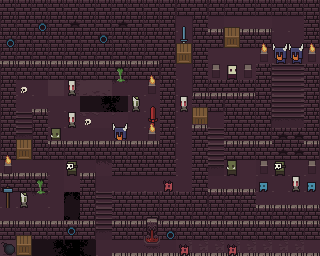

A level layout from a 2D game, rendered from its tile map. Below: a short description, then the map file with tile-grid data replaced by summaries:
An orthogonal 20x16 tile map with 16x16 px tiles, 8 tile layers (Tile Layer 1, Tile Layer 2, Tile Layer 4, Tile Layer 3, ...) and 24 objects (24x static).

<map version="1.0" tiledversion="1.1.6" orientation="orthogonal" renderorder="right-down" width="20" height="16" tilewidth="16" tileheight="16" infinite="0" nextobjectid="95">
 <properties>
  <property name="Scale" type="float" value="3.75" />
 </properties>
 <tileset firstgid="1" source="../Tileset/0x72_16x16DungeonTileset.v1.tsx" />
 <layer name="Tile Layer 1" width="20" height="16">
  <data>[320 cells, 82 non-empty, 10 distinct tile ids]</data>
 </layer>
 <layer name="Tile Layer 2" width="20" height="16">
  <data>[320 cells, 99 non-empty, 12 distinct tile ids]</data>
 </layer>
 <layer name="Tile Layer 4" width="20" height="16">
  <data>[320 cells, 99 non-empty, 29 distinct tile ids]</data>
 </layer>
 <layer name="Tile Layer 3" width="20" height="16">
  <data>[320 cells, 74 non-empty, 20 distinct tile ids]</data>
 </layer>
 <objectgroup name="Collision">
  <object id="61" name="Wall1" type="static" x="0.25" y="0.25" width="175.5" height="79.25" />
  <object id="62" name="Wall2" type="static" x="0" y="79.75" width="16.5" height="80" />
  <object id="63" name="Wall3" type="static" x="32" y="109" width="16.75" height="50.5" />
  <object id="64" name="Wall4" type="static" x="48.75" y="141" width="62.75" height="18.75" />
  <object id="65" name="Wall5" type="static" x="111.75" y="140.75" width="64.5" height="34.75" />
  <object id="66" name="Wall6" type="static" x="159.75" y="80" width="16.5" height="60.5" />
  <object id="67" name="Wall7" type="static" x="176" y="0" width="144" height="15.5" />
  <object id="68" name="Wall8" type="static" x="192" y="15.5" width="15.75" height="64.25" />
  <object id="69" name="Wall9" type="static" x="191.75" y="79.75" width="64" height="31.75" />
  <object id="70" name="Wall10" type="static" x="256" y="64" width="15.75" height="47.75" />
  <object id="71" name="Wall11" type="static" x="224" y="112" width="47.75" height="47.5" />
  <object id="72" name="Wall12" type="static" x="272.25" y="127.75" width="47" height="32" />
  <object id="73" name="Wall13" type="static" x="304" y="64" width="15.75" height="63.75" />
  <object id="74" name="Wall14" type="static" x="304" y="15.5" width="16" height="32" />
  <object id="75" name="Wall15" type="static" x="191.75" y="124.75" width="16" height="63.75" />
  <object id="76" name="Wall16" type="static" x="256" y="204.75" width="63.75" height="35" />
  <object id="78" name="Wall18" type="static" x="112" y="191.5" width="80" height="48.25" />
  <object id="80" name="Wall19" type="static" x="0" y="172.75" width="47.75" height="18.75" />
  <object id="81" name="Wall20" type="static" x="80" y="172.75" width="15.75" height="66.5" />
  <object id="82" name="Wall21" type="static" x="0.25" y="220.75" width="79.5" height="18.75" />
  <object id="83" name="Wall21" type="static" x="208" y="32" width="16" height="15.75" />
  <object id="84" name="Wall17" type="static" x="191.75" y="188.75" width="64" height="51" />
  <object id="85" name="Wall22" type="static" x="240" y="29" width="31.75" height="18.5" />
  <object id="92" name="test" type="static" x="91.25" y="94.5">
   <polygon points="0,0 4,18.5 27.25,26 33.75,0.75 23,-3.75" />
  </object>
 </objectgroup>
 <layer name="enemy" width="20" height="16">
  <data>[320 cells, 35 non-empty, 20 distinct tile ids]</data>
 </layer>
 <layer name="t5" width="20" height="16">
  <data>[320 cells, 53 non-empty, 18 distinct tile ids]</data>
 </layer>
 <layer name="Tile Layer 7" width="20" height="16">
  <data>[320 cells, 28 non-empty, 7 distinct tile ids]</data>
 </layer>
 <layer name="NENM" width="20" height="16">
  <data>[320 cells, 19 non-empty, 7 distinct tile ids]</data>
 </layer>
</map>
